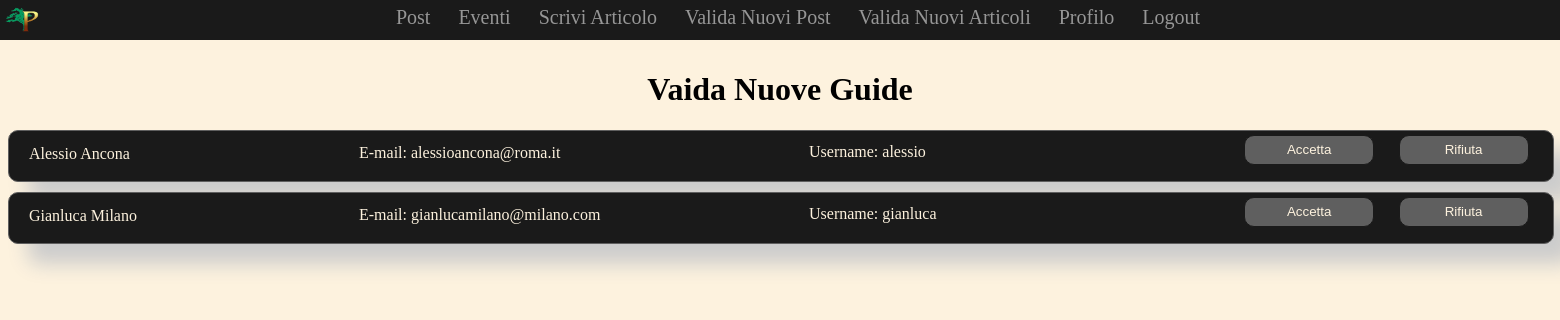
The app's page /php/valida_guide.php with its own data.
### tables this page shows
CREATE TABLE `guide_da_validare` (
  `id_guida_da_validare` int(11) NOT NULL AUTO_INCREMENT,
  `nome` varchar(45) DEFAULT NULL,
  `cognome` varchar(45) DEFAULT NULL,
  `email` varchar(45) DEFAULT NULL,
  `username` varchar(45) DEFAULT NULL,
  `password` varchar(100) DEFAULT NULL,
  `non_validata` int(11) NOT NULL,
  PRIMARY KEY (`id_guida_da_validare`)
);

### php/valida_guide.php (the view, shortened to what this page needs)
<!DOCTYPE html>
<html lang="it">
    <head>
        <link href="../css/stile.css" rel="stylesheet" type="text/css">
    </head>
    <?php
        include './connection.php';
    ?>
    <body>
        <aside class="menu">
            <nav>
                <a href="../index.php"><img src="../foto/Logo_ParcoPollino2.png" alt="Logo"></a>
                <a href="./post.php">Post</a>
                <a href="./eventi.php">Eventi</a>
                <a href="./scrivi_articolo.php">Scrivi Articolo</a>
                <a href="./valida_post.php">Valida Nuovi Post</a>
                <a href="./valida_articoli.php">Valida Nuovi Articoli</a>
                <a href="./areapersonale.php">Profilo</a>
                <a href="./logout.php">Logout</a>
            </nav>
        </aside>
        <h1 class="titolo-registrazione">
            Vaida Nuove Guide
        </h1>
        <?php
            $query = "
                SELECT *
                FROM guide_da_validare
            ";
            $result = $dbCon->query($query) or trigger_error($dbCon->error."[$query]");
            while($row = $result->fetch_array())
            {
                if($row['non_validata'] != 1)
                {
                    print('
                        <div class="contenitore-guida">
                            <p class="nome-guida">'.$row['nome'] .' ' .$row['cognome'] .'</p>
                            <p class="email-guida">E-mail: ' .$row['email'] .'</p>
                            <p class="username-guida">Username: ' .$row['username'] .'</p>
                            <form action="valida_guide_process.php">
                                <input type="hidden" name="id" value="'.$row['id_guida_da_validare'].'">
                                <input type="hidden" name="bottone" value="accetta">
                                <input type="submit" class="accetta-guida" value="Accetta">
                            </form>
                            <form action="valida_guide_process.php">
                                <input type="hidden" name="id" value="'.$row['id_guida_da_validare'].'">
                                <input type="hidden" name="bottone" value="rifiuta">
                                <input type="submit" class="rifiuta-guida" value="Rifiuta">
                            </form>
                        </div>
                    ');
                }
            }
        ?>
    </body>
</html>

### css/stile.css (style rules this page uses)
body { background-color: rgb(253, 242, 222); font-family: Calibri; }
input[type="submit"] { border-radius: 10px; height: 30px; background-color: #5F5F5F; color: rgb(253, 242, 222); margin: 8px 0; border: 1px solid rgb(26, 26, 26); cursor: pointer; width: 130px; }
.menu { width: 100%; height: 40px; position: fixed; top: 0px; left: 0px; background: rgb(26, 26, 26); text-align: center; z-index: 1; }
.menu img { height: 30px; position: absolute; top: 2px; left: 2px; }
.menu a { padding: 6px 8px 6px 16px; text-decoration: none; font-size: 20px; color: rgb(150, 150, 150); display: inline-block; }
.titolo-registrazione { text-align: center; position: relative; top: 50px; }
.contenitore-guida { margin-top: 10px; width: 100%; border: 1px solid #5F5F5F; height: 50px; border-radius: 10px 10px 10px 10px; background-color: rgb(26, 26, 26); box-shadow: 20px 20px 20px #ccc; color:rgb(253, 242, 222); position: relative; top: 50px; }
p.nome-guida { position: relative; top: -2px; left: 20px; }
p.email-guida { position: relative; top: -37px; left: 350px; }
p.username-guida { position: relative; top: -72px; left: 800px; }
input.accetta-guida { position: relative; top: -122px; left: 80%; }
input.rifiuta-guida { position: relative; top: -168px; left: 90%; }

### records on screen
guide_da_validare: nome "Alessio", cognome "Ancona", email "alessioancona@roma.it", username "alessio"
guide_da_validare: nome "Gianluca", cognome "Milano", email "gianlucamilano@milano.com", username "gianluca"
